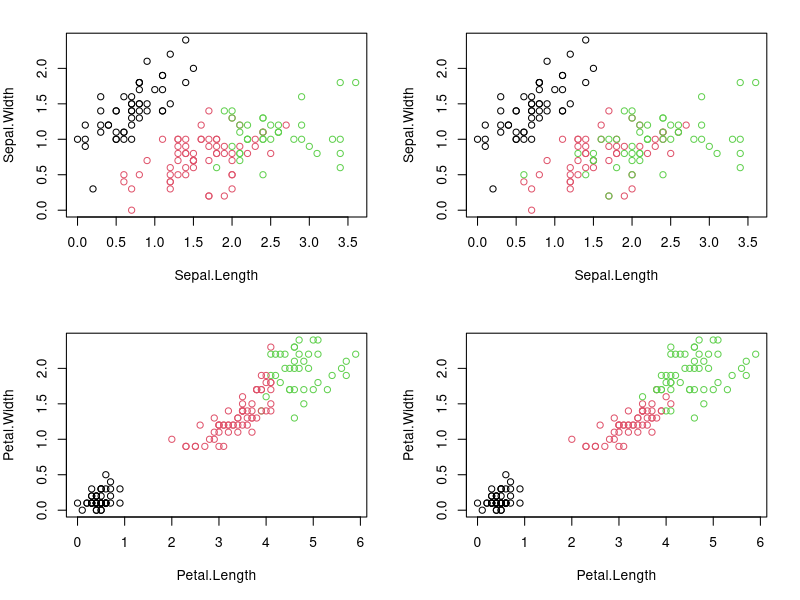

This figure's R source:
# PROGRAM K-Means with iris datasets
require("datasets")
data("iris")
head("iris")

# Akuisisi Data
iris.new <- iris[,c(1,2,3,4)]
iris.class <- iris[,"Species"]
head(iris.class)

# Praproses Data
normalize <- function(x){
  return(x - min(x))/(max(x)-min(x))
}
iris.new$Sepal.Length <- normalize(iris.new$Sepal.Length)
iris.new$Sepal.Width <- normalize(iris.new$Sepal.Width)
iris.new$Petal.Length <- normalize(iris.new$Petal.Length)
iris.new$Petal.Width <- normalize(iris.new$Petal.Width)
head(iris.new)

# melihat rataan dan standar deviasi
sapply(iris.new,mean)
sapply(iris.new,sd)

# proses clustering menggunakan K-Means
result <- kmeans(iris.new,3)
# melihat jumlah anggota dari masing2 cluster
result$size
# Menentukan centroid
result$centers
# Menampilkan hasil clusternya
result$cluster

# Membuat diagram
par(mfrow=c(2,2), mar=c(5,4,2,2))
plot(iris.new[c(1,2)],col=result$cluster)
plot(iris.new[c(1,2)],col=iris.class)
plot(iris.new[c(3,4)],col=result$cluster)
plot(iris.new[c(3,4)],col=iris.class)
table(result$cluster,iris.class)

